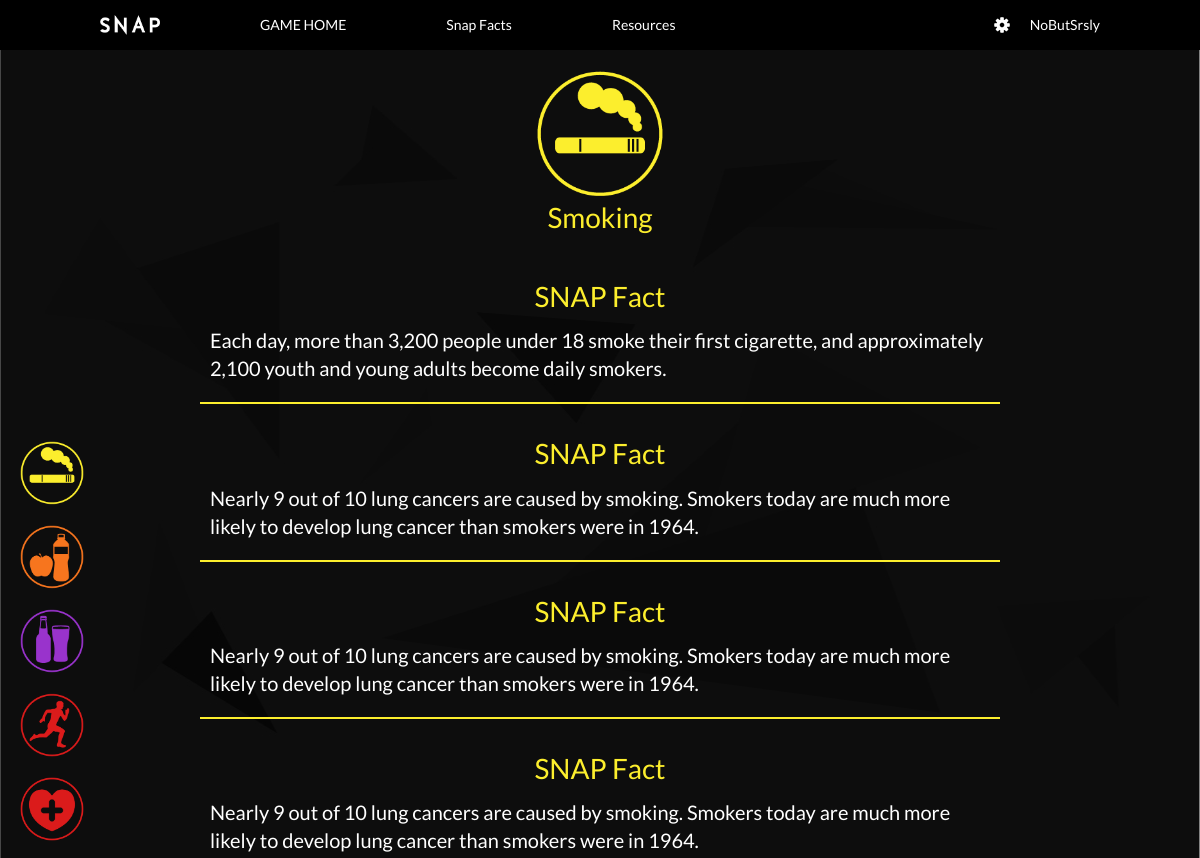
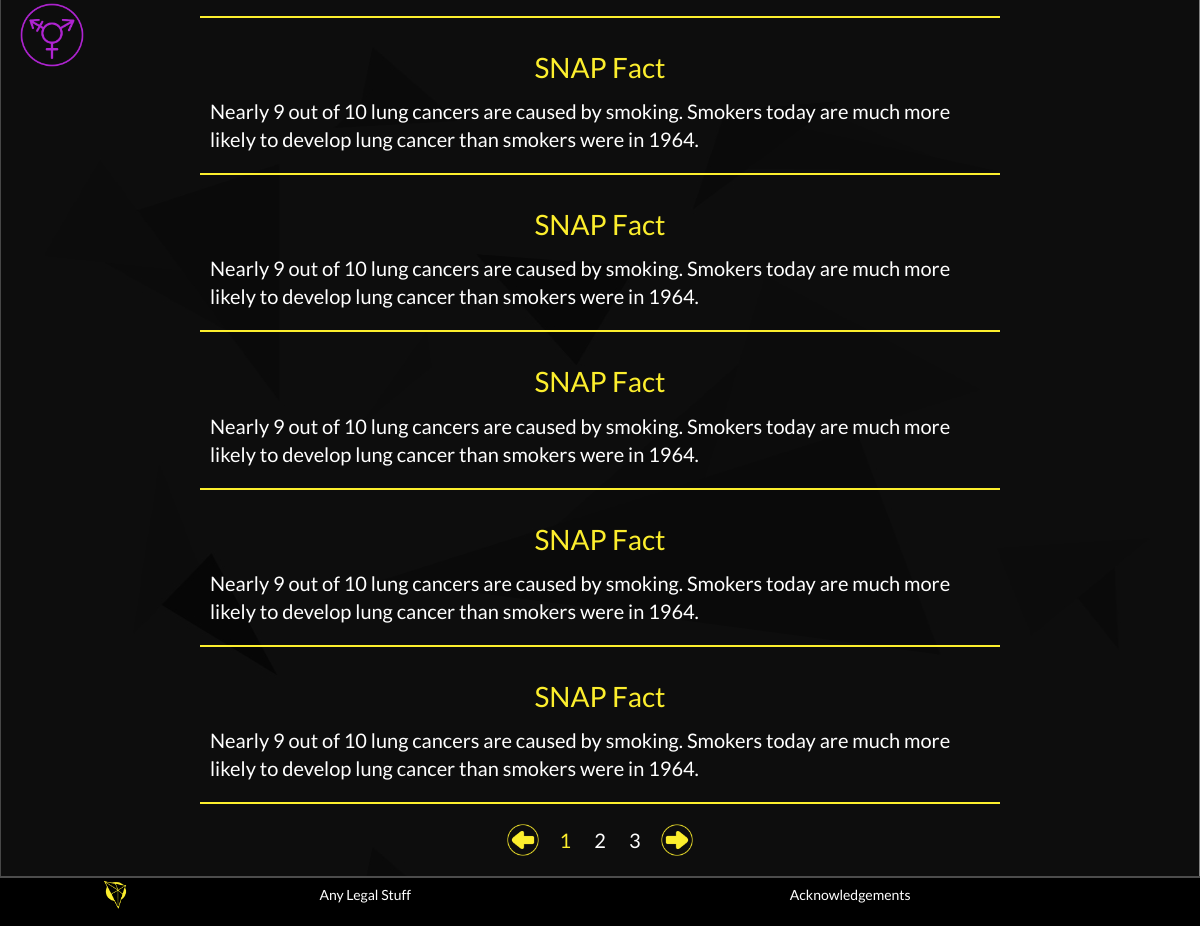
The app's page /student/snap-facts-detail.php?topic_id=1 with its own data (2 pictures, top to bottom).
### tables this page shows
CREATE TABLE IF NOT EXISTS `Snap_Fact` (
    SnapFactID MEDIUMINT AUTO_INCREMENT,
    Content TEXT,
    TopicID MEDIUMINT,
    CONSTRAINT Snap_Fact_SnapFactID_PK PRIMARY KEY (SnapFactID),
    CONSTRAINT Snap_Fact_TopicID_FK FOREIGN KEY (TopicID)
        REFERENCES Topic (TopicID)
        ON DELETE CASCADE ON UPDATE CASCADE
);

### mysql-lib.php (called while the page is built, shortened)
<?php
function getSnapFactsByTopic(PDO $conn, $topicID)
{
    $factSql = "SELECT * FROM Snap_Fact
                NATURAL JOIN Topic
                WHERE TopicID = ?";
    $factQuery = $conn->prepare($factSql);
    $factQuery->execute(array($topicID));
    $factResult = $factQuery->fetchAll(PDO::FETCH_OBJ);
    return $factResult;
}
function getVerboseFactsStuByTopic(PDO $conn, $topicID)
{
    $factSql = "SELECT * FROM Verbose_Fact
                NATURAL JOIN Topic
                WHERE TopicID = ?";
    $factQuery = $conn->prepare($factSql);
    $factQuery->execute(array($topicID));
    $factResult = $factQuery->fetchAll(PDO::FETCH_OBJ);
    return $factResult;
}
?>

### student/snap-facts-detail.php (the view, shortened to what this page needs)
<?php
    require_once("../mysql-lib.php");
    if($_SERVER["REQUEST_METHOD"] == "GET"){
        if(isset($_GET["topic_id"])){
            $topicID = $_GET["topic_id"];
        } else{
        }
    } else{
    }
    $conn = null;
    try{
        $conn = db_connect();
        $snapFacts = getSnapFactsByTopic($conn, $topicID);
        $verboseFacts = getVerboseFactsStuByTopic($conn, $topicID);
        $snapFactsCount = count($snapFacts);
        $verboseFactsCount = count($verboseFacts);
        $totalFactsCount = $snapFactsCount + $verboseFactsCount;
        if($totalFactsCount % 9 == 0){
            $pageCount = intval($totalFactsCount / 9);
        } else {
            $pageCount = intval($totalFactsCount / 9) + 1;
        }
        $snapFactsPageCount = intval($snapFactsCount / 9);
    }catch(Exception $e){
        if($conn != null){
            db_close($conn);
        }
        debug_err($e);
        exit;
    }
?>
<!DOCTYPE html>
<html lang="en">
<head>
    <link rel="stylesheet" href="./css/common.css">
</head>
<body>
<div class="page-wrapper">
    <div class="header-wrapper">
        <div class="header">
            <a class="home-link" href="#">SNAP</a>
            <ul class="nav-list">
                <li class="nav-item"><a  class="nav-link" href="http://taobao.com">GAME HOME</a></li>
                <li class="nav-item"><a  class="nav-link" href="http://taobao.com">Snap Facts</a></li>
                <li class="nav-item"><a  class="nav-link" href="http://taobao.com">Resources</a></li>
            </ul>
            <div class="settings">
                <div class="setting-icon dropdown">
                </div>
                <a href="#" class="setting-text">NoButSrsly</a>
            </div>
        </div>
    </div>
    <div class="content-wrapper">
<?php
switch ($topicID) {
    case 1: ?>
        <div class="facts-detail facts-detail-smoking">
            <div class="facts-detail-header">
                <span class="facts-detail-icon image-icon-smoking"></span>
                <span class="facts-detail-name h2">Smoking</span>
            </div>
<?php   break;
    case 2: ?>
<?php   break;
    } ?>
            <div class="facts-detail-content">
                <div class="facts-detail-panels">
<?php           for($i = 0; $i < $snapFactsPageCount; $i++) { ?>
                    <div class="facts-detail-panel">
<?php               for($j = 0; $j < 9; $j++) { ?>
                        <div class="facts-detail-item">
                            <div class="item-header">
                                <h2 class="h3 item-title">SNAP Fact</h2>
                            </div>
                            <div class="item-content"><?php echo $snapFacts[$i*9+$j]->Content ?></div>
                        </div>
<?php                } ?>
                    </div>
<?php           }   ?>
                </div>
<?php
            if($pageCount > 1) { ?>
                <div class="pagination">
                    <span class="pagination-prev pagination-nav"></span>
                    <div class="pagination-nav-list">
                        <span class="pagination-nav-item active">1</span>
<?php
                    for($pageIndex = 2; $pageIndex <= $pageCount; $pageIndex++){ ?>
                        <span class="pagination-nav-item"><?php echo $pageIndex ?></span>
<?php               } ?>
                    </div>
                    <span class="pagination-next pagination-nav"></span>
                </div>
<?php        } ?>
            </div>
        </div>
    </div>
    <ul class="sitenav">
        <li class="sitenav-item sitenav-facts-home"><a href="#"></a></li>
        <li class="sitenav-item sitenav-smoking"><a href="#"></a></li>
        <li class="sitenav-item sitenav-nutrition"><a href="#"></a></li>
        <li class="sitenav-item sitenav-alcohol"><a href="#"></a></li>
        <li class="sitenav-item sitenav-physical"><a href="#"></a></li>
        <li class="sitenav-item sitenav-health"><a href="#"></a></li>
        <li class="sitenav-item sitenav-sexual"><a href="#"></a></li>
        <li class="sitenav-item sitenav-drgus"><a href="#"></a></li>
    </ul>
    <div class="footer-wrapper">
        <div class="footer">
            <div class="footer-content">
                <a href="#" class="footer-logo"></a>
                <ul class="footer-nav">
                    <li class="footer-nav-item"><a href="#">Any Legal Stuff</a></li>
                    <li class="footer-nav-item"><a href="#">Acknowledgements</a></li>
                </ul>
            </div>
        </div>
    </div>
</div>
</body>
</html>

### student/css/common.css (style rules this page uses)
html { box-sizing: border-box; }
*, *::before, *::after { box-sizing: inherit; margin: 0; padding: 0; }
body { -webkit-font-smoothing: antialiased; -moz-osx-font-smoothing: grayscale; font-family: 'Lato', sans-serif; font-size: 14px; line-height: 1.4; color: #fff; overflow-x: hidden; background-size: 100% 100%; background-image: url("../img/main_background.jpg"); }
ul, ol { list-style: none; margin: 0; padding: 0; }
a { color: #fff; text-decoration: none; }
h2 { font-weight: normal; }
html, body { height: 100%; }
.page-wrapper { height: 100%; padding-top: 50px; }
.header-wrapper { position: fixed; top: 0; left: 0; right: 0; height: 50px; z-index: 1024; background-color: #000; }
.content-wrapper { min-height: calc(100% - 50px); }
.footer-wrapper { height: 50px; }
.show { display: block !important; }
.h1, .h2, .h3, .h4, .h5 { font-family: Lato, serif; }
.h2 { font-size: 28px; }
.h3 { font-size: 24px; }
.header { font-family: 'Lato', sans-serif; height: 50px; max-width: 1000px; margin: 0 auto; }
.home-link { float: left; text-indent: -9999em; width: 60px; height: 20px; background-size: 100% 100%; margin-top: 15px; background-image: url("../img/snap_single_wordform_white.png"); }
.nav-list { float: left; }
.nav-item { float: left; margin-left: 100px; }
.nav-link { height: 50px; line-height: 50px; display: inline-block; font-weight: 18px; }
.settings { float: right; }
.setting-icon { float: left; margin-top: 17px; margin-right: 20px; width: 16px; height: 16px; display: inline-block; cursor: pointer; background-size: 100% 100%; background-image: url("../img/settings_icon.png"); }
.setting-text { float: left; height: 50px; line-height: 50px; }
.footer { border-top: 2px solid #4c4c4c; background-color: #000; font-family: 'Lato', sans-serif; height: 50px; }
.footer-content { max-width: 1000px; margin: 0 auto; overflow: hidden; }
.footer-logo { float: left; width: 30px; height: 30px; background-size: 100% 100%; background-image: url("../img/footer-logo.png"); margin: 2px 0; }
.footer-nav { display: -webkit-box; display: -webkit-flex; display: -moz-flex; display: -ms-flexbox; display: flex; -ms-flex-pack: distribute; -webkit-justify-content: space-around; -moz-justify-content: space-around; justify-content: space-around; }
.footer-nav-item { display: inline-block; }
.footer-nav-item a { display: inline-block; line-height: 1; margin-top: 10px; }
.dropdown { position: relative; }
.sitenav { position: fixed; left: 20px; top: 20%; }
.sitenav-item a { display: block; width: 64px; height: 64px; background-size: 100% 100%; margin-bottom: 20px; }
.sitenav-smoking a { background-image: url("../img/smoking_icon.png"); }
.sitenav-nutrition a { background-image: url("../img/nutrition_icon.png"); }
.sitenav-alcohol a { background-image: url("../img/alcohol_icon.png"); }
.sitenav-physical a { background-image: url("../img/physical_activity_icon.png"); }
.sitenav-health a { background-image: url("../img/health_and_wellbeing_icon.png"); }
.sitenav-sexual a { background-image: url("../img/sexual_health_icon.png"); }
.sitenav-drgus a { background-image: url("../img/drgus_icon.png"); }
.image-icon-smoking { background-image: url("../img/smoking_icon.png"); }
.pagination { text-align: center; display: flex; justify-content: center; cursor: pointer; }
.pagination-nav { display: inline-block; width: 32px; height: 32px; margin: 0 10px; background-size: 100% 100%; background-image: url("../img/direction_icon.png"); }
.pagination-prev { transform: rotate(180deg); }
.pagination-nav-list { display: inline-block; height: 32px; }
.pagination-nav-item { display: inline-block; margin: 0; color: #fff; font-size: 20px; width: 32px; height: 32px; line-height: 32px; }
.pagination .active { color: #fcee2d; }

### student/snap-facts-detail.php (style rules this page uses)
.facts-detail-smoking { color: #fcee2d; }
.facts-detail-header { max-width: 1000px; margin: 20px auto; text-align: center; }
.facts-detail-panel { display: none; }
.facts-detail-icon { width: 128px; height: 128px; background-size: 100% 100%; margin: 0 auto; display: block; }
.facts-detail-item { border-bottom: 2px solid; max-width: 800px; margin: 10px auto; padding: 20px 10px; }
.item-header { position: relative; }
.item-title { text-align: center; font-size: 28px; }
.item-content { color: #fff; font-size: 20px; margin-top: 10px; }
.pagination { margin-top: 20px; margin-bottom: 20px; }

### records on screen
snap_fact: Content "Each day, more than 3,200 people under 18 smoke their first cigarette, and approximately 2,100 youth and young adults become daily smokers."
snap_fact: Content "Nearly 9 out of 10 lung cancers are caused by smoking. Smokers today are much more likely to develop lung cancer than smokers were in 1964."
snap_fact: Content "Nearly 9 out of 10 lung cancers are caused by smoking. Smokers today are much more likely to develop lung cancer than smokers were in 1964."
snap_fact: Content "Nearly 9 out of 10 lung cancers are caused by smoking. Smokers today are much more likely to develop lung cancer than smokers were in 1964."
snap_fact: Content "Nearly 9 out of 10 lung cancers are caused by smoking. Smokers today are much more likely to develop lung cancer than smokers were in 1964."
snap_fact: Content "Nearly 9 out of 10 lung cancers are caused by smoking. Smokers today are much more likely to develop lung cancer than smokers were in 1964."
snap_fact: Content "Nearly 9 out of 10 lung cancers are caused by smoking. Smokers today are much more likely to develop lung cancer than smokers were in 1964."
snap_fact: Content "Nearly 9 out of 10 lung cancers are caused by smoking. Smokers today are much more likely to develop lung cancer than smokers were in 1964."
snap_fact: Content "Nearly 9 out of 10 lung cancers are caused by smoking. Smokers today are much more likely to develop lung cancer than smokers were in 1964."
